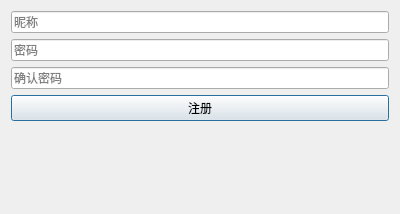
<?xml version="1.0" encoding="UTF-8"?>
<ui version="4.0">
 <class>RegisterDialog</class>
 <widget class="QDialog" name="RegisterDialog">
  <property name="geometry">
   <rect>
    <x>0</x>
    <y>0</y>
    <width>400</width>
    <height>214</height>
   </rect>
  </property>
  <property name="windowTitle">
   <string>Dialog</string>
  </property>
  <layout class="QVBoxLayout" name="verticalLayout">
   <item>
    <widget class="QLineEdit" name="lineEdit_nickname">
     <property name="placeholderText">
      <string>昵称</string>
     </property>
    </widget>
   </item>
   <item>
    <widget class="QLineEdit" name="lineEdit_passwd">
     <property name="placeholderText">
      <string>密码</string>
     </property>
    </widget>
   </item>
   <item>
    <widget class="QLineEdit" name="lineEdit_nota">
     <property name="placeholderText">
      <string>确认密码</string>
     </property>
    </widget>
   </item>
   <item>
    <widget class="QPushButton" name="pushButton_register">
     <property name="text">
      <string>注册</string>
     </property>
    </widget>
   </item>
   <item>
    <widget class="QLabel" name="label_userid">
     <property name="text">
      <string/>
     </property>
    </widget>
   </item>
  </layout>
 </widget>
 <resources/>
 <connections/>
</ui>
